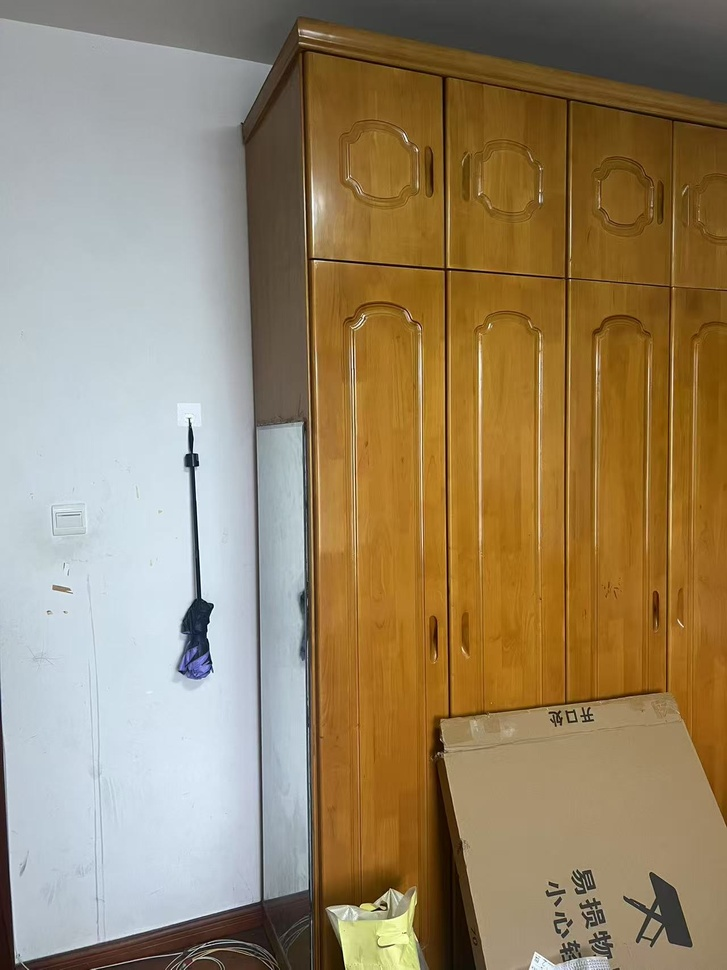
#> input picture 传统图像处理/09_图像配准/image1.jpg, 727 x 970 px, shrunk from 1280 x 1707 before the run; the run also reads 1 picture not shown here
$ python '01_图像配准.py'
#> lines starting #> are read from the running program, lines starting #| are printed output that depends on the picture
# 图像配准是计算机视觉中的一个重要任务，通常用于将两幅图像对齐，以便进行比较或融合。
# 在本示例中，我们将使用OpenCV库中的SIFT算法来实现图像配准。
# SIFT（尺度不变特征变换）是一种用于检测和描述局部特征的算法，具有旋转、缩放和光照不变性。
# 该算法在图像配准中非常有效，尤其是在处理具有不同视角或光照条件的图像时。

import cv2
import numpy as np

# 读取图像（灰度图）
ref_img = cv2.imread('image1.jpg', cv2.IMREAD_GRAYSCALE)
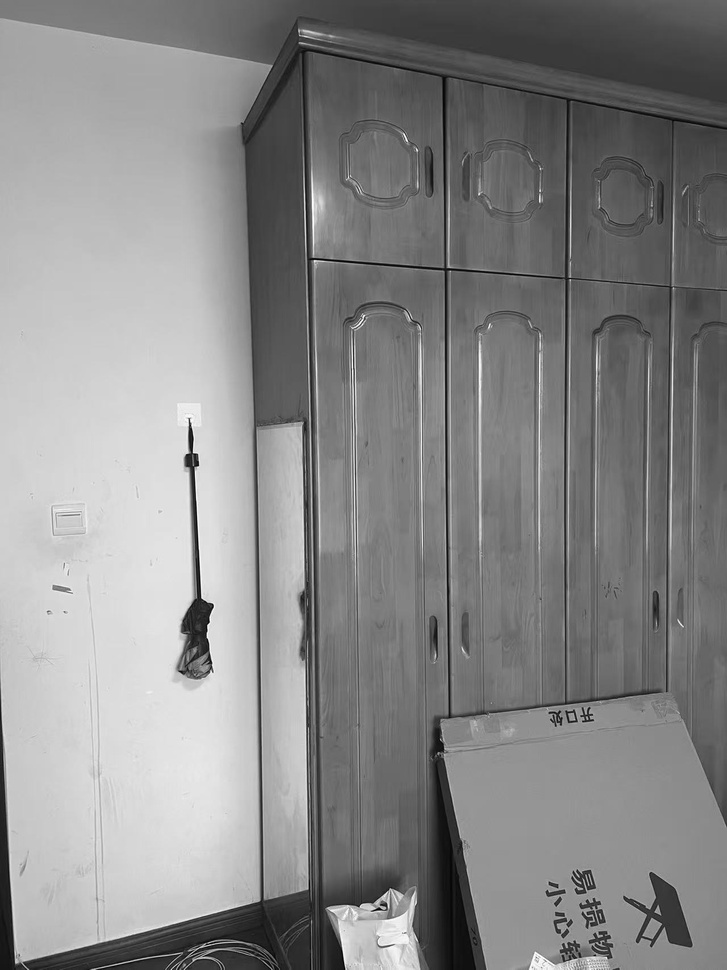
#> ref_img: shape (970, 727); min 0, max 255, mean 135.6
align_img = cv2.imread('image2.jpg', cv2.IMREAD_GRAYSCALE)
#> align_img: shape (485, 364); min 1, max 251, mean 135.3

# 初始化SIFT检测器
sift = cv2.SIFT_create()

# 检测关键点与描述符
kp1, des1 = sift.detectAndCompute(ref_img, None)
#> kp1 = 485 keypoints; strongest (x, y, size): (191, 461, 10.8), (197, 464, 3), (210, 662, 2.3), (385, 904, 3)
kp2, des2 = sift.detectAndCompute(align_img, None)
#> kp2 = 195 keypoints; strongest (x, y, size): (96, 230, 5.4), (98, 309, 10.8), (104, 330, 2.3), (329, 455, 1.9)

# FLANN匹配器参数
FLANN_INDEX_KDTREE = 1
index_params = dict(algorithm=FLANN_INDEX_KDTREE, trees=5)
search_params = dict(checks=50)
flann = cv2.FlannBasedMatcher(index_params, search_params)

# 特征匹配
matches = flann.knnMatch(des1, des2, k=2)
#> matches = 485 matches

# Lowe's比率测试筛选匹配点
good = []
for m, n in matches:
    if m.distance < 0.7 * n.distance:
        good.append(m)
#> after the loop, good = 153 matches

# 计算单应性矩阵
MIN_MATCH_COUNT = 4
if len(good) >= MIN_MATCH_COUNT:
    src_pts = np.float32([kp1[m.queryIdx].pt for m in good]).reshape(-1, 1, 2)
#> src_pts = 153 rows, first 8: [176.1, 641.9], [180, 622.2], [183.9, 455], [184.1, 946.5], [187, 474.7], [187.4, 647.7], [187.5, 424.6], [187.7, 598.7]
    dst_pts = np.float32([kp2[m.trainIdx].pt for m in good]).reshape(-1, 1, 2)
#> dst_pts = 153 rows, first 8: [88.03, 320.9], [89.42, 311.1], [89.42, 311.1], [92.23, 473.3], [93.48, 237.4], [93.77, 323.7], [213.8, 371], [93.93, 299.1]

    H, mask = cv2.findHomography(src_pts, dst_pts, cv2.RANSAC, 5.0)
#> H = [[0.502, -9.48e-05, -0.281], [-1e-05, 0.5, -0.186], [-1.87e-07, 1.1e-06, 1]]; mask = 153 values, max 1 at index 0, min 0 at index 2, mean 0.908

    # 应用变换
    h, w = ref_img.shape
#> h = 970; w = 727
    aligned_img = cv2.warpPerspective(align_img, H, (w, h))
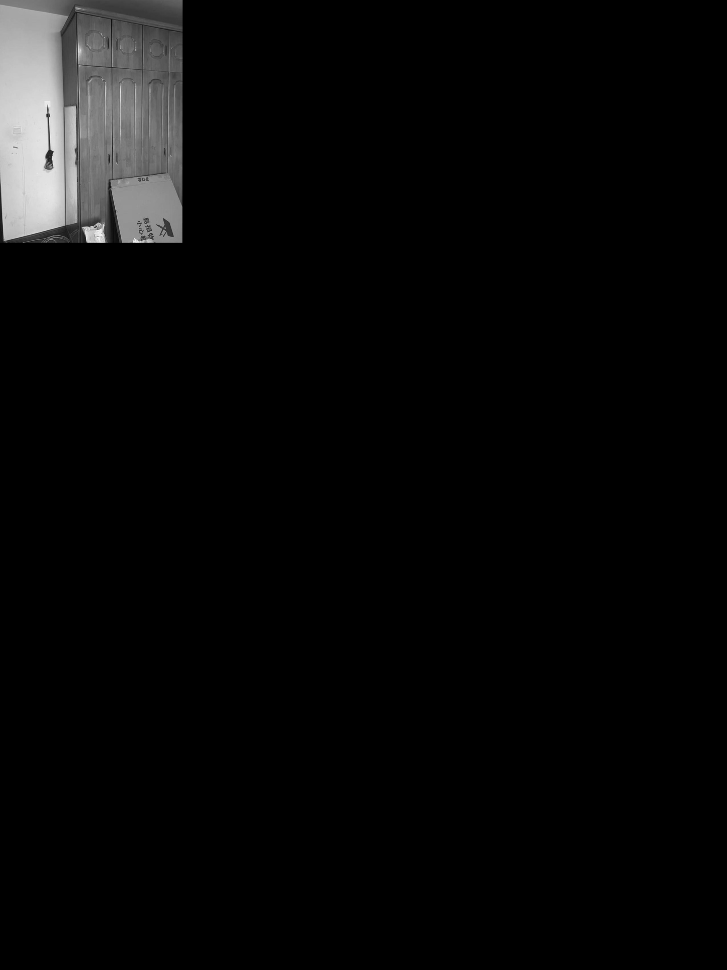
#> aligned_img: shape (970, 727); min 0, max 246, mean 8.5

    # 显示结果
    cv2.imshow('Aligned Image', aligned_img)
    cv2.waitKey(0)
    cv2.destroyAllWindows()
else:
    print(f"匹配点不足，仅找到 {len(good)}/{MIN_MATCH_COUNT} 个匹配点。")
